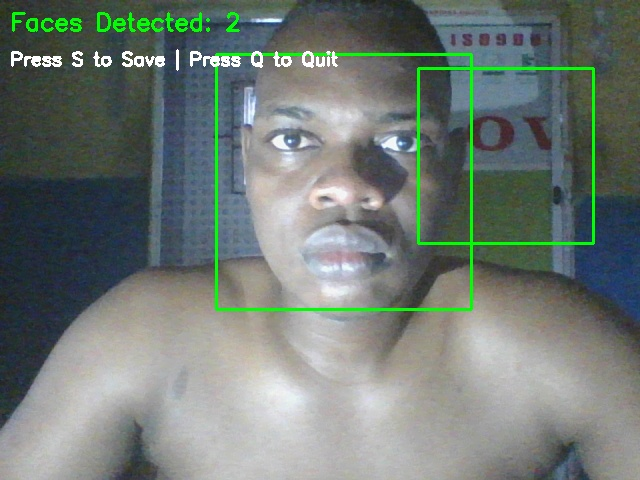
#> input picture captures/2026-07-01_07-06-47.jpg, 640 x 480 px
$ python -i face.py   (imports and definitions only)
#> lines starting #> are read from the running program, lines starting #| are printed output that depends on the picture; after the words box and inside, x2 and y2 are one past the last pixel; in counts of white or black regions, pixels touching at a corner belong together
#> further down, picture is the input picture: shape (480, 640, 3); mean B, G, R 117, 122.4, 112.5
### utils/drawing.py
"""
drawing.py

Contains helper methods for drawing objects on frames.
"""

import cv2


class Drawing:
    """Utility class for drawing on images."""

    @staticmethod
    def draw_face(frame, x, y, w, h):
        """
        Draw a green rectangle around a detected face.
        """
        cv2.rectangle(
            frame,
            (x, y),
            (x + w, y + h),
            (0, 255, 0),
            2
        )

    @staticmethod
    def draw_eye(face_region, x, y, w, h):
        """
        Draw a blue rectangle around a detected eye.
        """
        cv2.rectangle(
            face_region,
            (x, y),
            (x + w, y + h),
            (255, 0, 0),
            2
        )

    # [14 lines left out: function draw_text, not called in this run]

### detectors/face.py
"""
face.py

contains the FaceDetector class that uses OpenCV's Haar Cascades to detect faces and eyes in a given frame.
"""

import cv2
from utils.drawing import Drawing


class FaceDetector:
    """
    Detects faces and eyes using OpenCV Haar Cascades.
    """

    def __init__(self):

        # Load face detection model
        self.face_detector = cv2.CascadeClassifier(
            cv2.data.haarcascades + "haarcascade_frontalface_default.xml"
        )

        # Load eye detection model
        self.eye_detector = cv2.CascadeClassifier(
            cv2.data.haarcascades + "haarcascade_eye.xml"
        )

        if self.face_detector.empty():
            raise RuntimeError("Failed to load face detector.")

        if self.eye_detector.empty():
            raise RuntimeError("Failed to load eye detector.")

    def detect(self, frame):
        """
        Detect faces and eyes.

        Args:
            frame: Camera frame

        Returns:
            frame: Frame with rectangles drawn
            face_count: Number of detected faces
        """

        gray = cv2.cvtColor(frame, cv2.COLOR_BGR2GRAY)
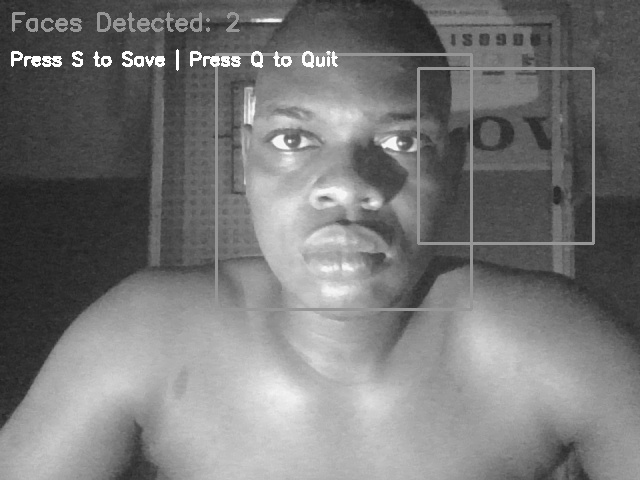
#> gray: shape (480, 640); min 28, max 255, mean 118.8

        faces = self.face_detector.detectMultiScale(
            gray,
            scaleFactor=1.1,
            minNeighbors=5,
            minSize=(30, 30)
        )
#> faces = [[223, 58, 245, 245]]

        for (x, y, w, h) in faces:

            # Draw face rectangle
            Drawing.draw_face(frame, x, y, w, h)

            # Region of Interest
            face_gray = gray[y:y+h, x:x+w]
            face_color = frame[y:y+h, x:x+w]

            # Detect eyes
            eyes = self.eye_detector.detectMultiScale(
                face_gray,
                scaleFactor=1.1,
            )

            # Region of Interest
            face_gray = gray[y:y+h, x:x+w]
            face_color = frame[y:y+h, x:x+w]

            # Detect eyes
            eyes = self.eye_detector.detectMultiScale(
                face_gray,
                scaleFactor=1.1,
                minNeighbors=5,
                minSize=(20, 20)
            )

            # Draw eye rectangles
            for (ex, ey, ew, eh) in eyes:

                Drawing.draw_eye(face_color, ex, ey, ew, eh)
#> this loop made 1 pass
#> (x, y, w, h) on pass 1: (223, 58, 245, 245)
#> pass 1, in detect, `face_gray = gray[y:y+h, x:x+w]`:
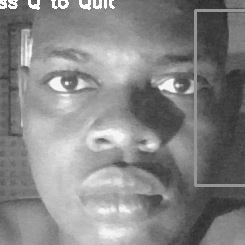
#> face_gray: shape (245, 245); min 39, max 255, mean 134.2
#> pass 1, in detect, `face_color = frame[y:y+h, x:x+w]`:
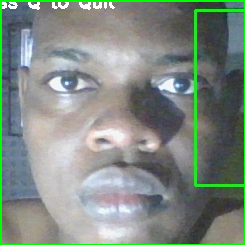
#> face_color: shape (245, 245, 3); mean B, G, R 131.2, 139, 128.5
#> after the loop:
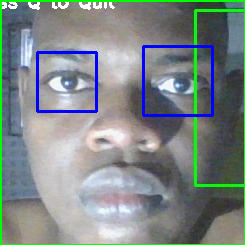
#> face_color: shape (245, 245, 3); mean B, G, R 134.4, 135.7, 125.2
#> after the loop:
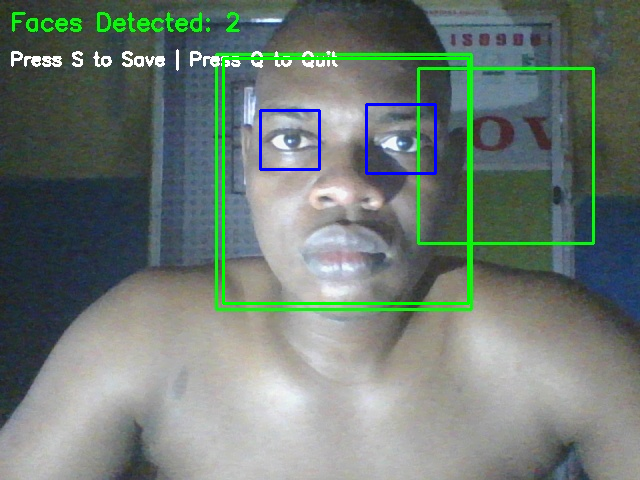
#> frame: shape (480, 640, 3); 1.45% of pixels changed, all inside (x1, y1, x2, y2) = (222, 57, 470, 305)

        return frame, len(faces)

>>> import cv2
>>> picture = cv2.imread('../captures/2026-07-01_07-06-47.jpg')
>>> result = FaceDetector().detect(picture)
